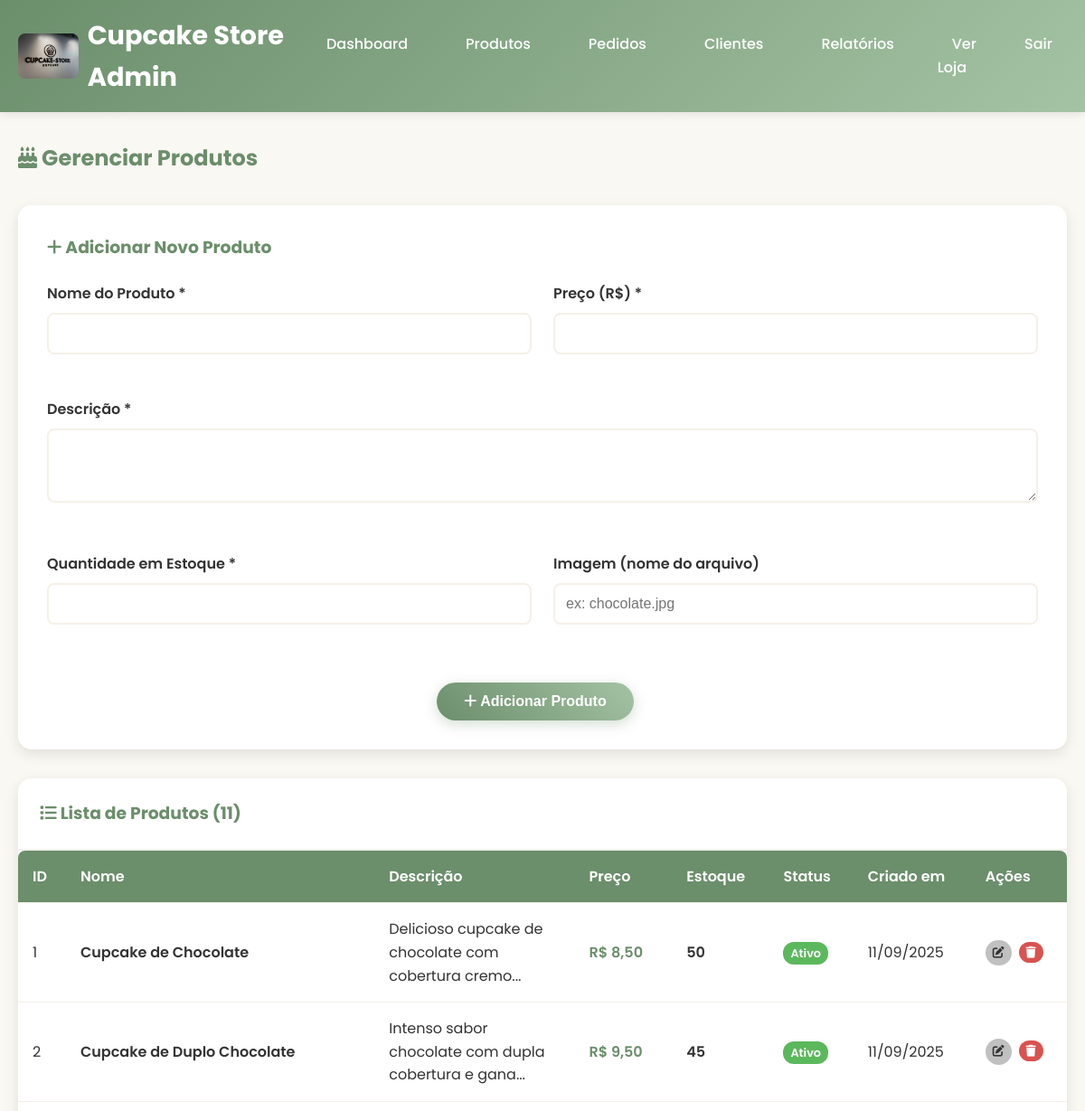
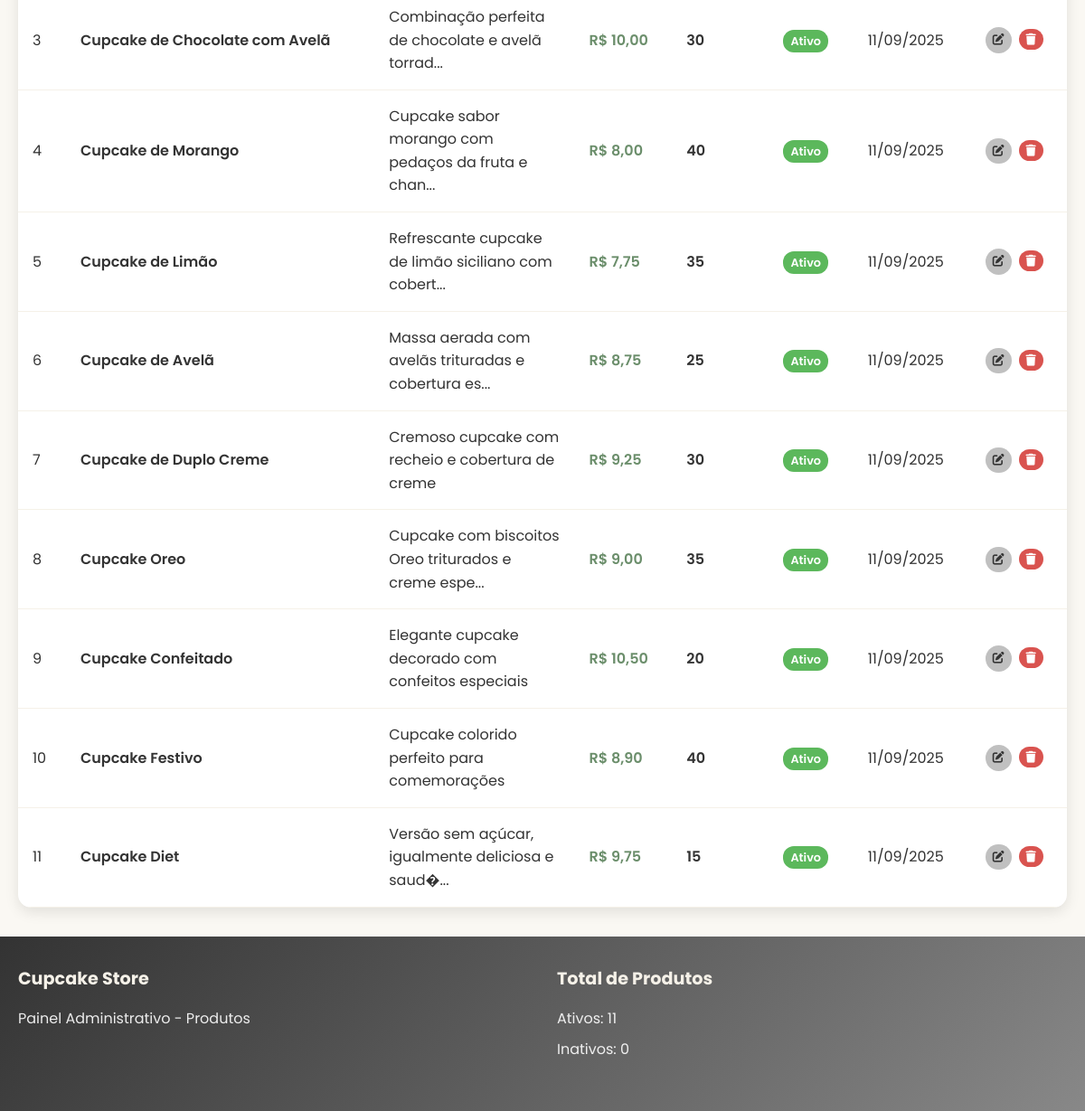
/admin/products.php (signed in), run on the app's committed database (2 pictures, top to bottom).
### tables this page shows
CREATE TABLE products (
    id INT PRIMARY KEY AUTO_INCREMENT,
    name VARCHAR(255) NOT NULL,
    description TEXT NOT NULL,
    price DECIMAL(10,2) NOT NULL,
    image VARCHAR(255) NOT NULL,
    stock_quantity INT NOT NULL DEFAULT 0,
    category VARCHAR(100) DEFAULT 'cupcake',
    is_active BOOLEAN DEFAULT TRUE,
    created_at TIMESTAMP DEFAULT CURRENT_TIMESTAMP,
    updated_at TIMESTAMP DEFAULT CURRENT_TIMESTAMP ON UPDATE CURRENT_TIMESTAMP
);

### config/database.php (called while the page is built, shortened)
<?php
try {
    $pdo = new PDO("mysql:host=" . DB_HOST . ";dbname=" . DB_NAME, DB_USER, DB_PASS);
    $pdo->setAttribute(PDO::ATTR_ERRMODE, PDO::ERRMODE_EXCEPTION);
    $pdo->setAttribute(PDO::ATTR_DEFAULT_FETCH_MODE, PDO::FETCH_ASSOC);
} catch(PDOException $e) {
    die("Erro na conexão: " . $e->getMessage());
}
function executeQuery($query, $params = []) {
    global $pdo;
    try {
        $stmt = $pdo->prepare($query);
        $stmt->execute($params);
        return $stmt;
    } catch(PDOException $e) {
        throw new Exception("Erro na query: " . $e->getMessage());
    }
}
function fetchData($query, $params = []) {
    $stmt = executeQuery($query, $params);
    return $stmt->fetchAll();
}
?>

### admin/products.php (the view, shortened to what this page needs)
<?php
include_once '../config/database.php';
try {
    $products = fetchData("SELECT * FROM products ORDER BY created_at DESC");
    $editProduct = null;
} catch (Exception $e) {
    $products = [];
    $editProduct = null;
}
?>
<!DOCTYPE html>
<html lang="pt-BR">
<head>
    <link rel="stylesheet" href="../assets/css/style.css">
    <link rel="stylesheet" href="https://cdnjs.cloudflare.com/ajax/libs/font-awesome/6.0.0/css/all.min.css">
</head>
<body>
    <header class="header">
        <div class="container">
            <div class="nav">
                <div class="logo">
                    <a href="dashboard.php" style="color: white; text-decoration: none; display: flex; align-items: center;">
                        <img src="../assets/img/logo/logo_cupcake-store.jpg" alt="Cupcake Store" style="height: 50px; margin-right: 10px; border-radius: 8px;">
                        <h1 style="margin: 0;">Cupcake Store Admin</h1>
                    </a>
                </div>
                <nav class="nav-menu">
                    <ul>
                        <li><a href="dashboard.php">Dashboard</a></li>
                        <li><a href="products.php">Produtos</a></li>
                        <li><a href="orders.php">Pedidos</a></li>
                        <li><a href="customers.php">Clientes</a></li>
                        <li><a href="reports.php">Relatórios</a></li>
                        <li><a href="../index.php">Ver Loja</a></li>
                        <li><a href="../actions/logout.php">Sair</a></li>
                    </ul>
                </nav>
            </div>
        </div>
    </header>
    <section style="padding: 2rem 0; background-color: var(--light-beige); min-height: 100vh;">
        <div class="container">
            <h2 style="color: var(--primary-green); margin-bottom: 2rem;">
                <i class="fas fa-birthday-cake"></i> Gerenciar Produtos
            </h2>
            <div style="background: var(--white); padding: 2rem; border-radius: 15px; box-shadow: 0 5px 15px var(--shadow); margin-bottom: 2rem;">
                <h3 style="color: var(--primary-green); margin-bottom: 1.5rem;">
                    <i class="fas fa-<?php echo $editProduct ? 'edit' : 'plus'; ?>"></i>
                    <?php echo $editProduct ? 'Editar Produto' : 'Adicionar Novo Produto'; ?>
                </h3>
                <form method="POST" style="display: grid; grid-template-columns: 1fr 1fr; gap: 1.5rem;">
                    <div class="form-group">
                        <label for="name">Nome do Produto *</label>
                        <input type="text" id="name" name="name" required
                               value="<?php echo $editProduct ? htmlspecialchars($editProduct['name']) : ''; ?>">
                    </div>
                    <div class="form-group">
                        <label for="price">Preço (R$) *</label>
                        <input type="number" id="price" name="price" step="0.01" min="0" required
                               value="<?php echo $editProduct ? $editProduct['price'] : ''; ?>">
                    </div>
                    <div class="form-group" style="grid-column: 1 / -1;">
                        <label for="description">Descrição *</label>
                        <textarea id="description" name="description" rows="3" required><?php echo $editProduct ? htmlspecialchars($editProduct['description']) : ''; ?></textarea>
                    </div>
                    <div class="form-group">
                        <label for="stock_quantity">Quantidade em Estoque *</label>
                        <input type="number" id="stock_quantity" name="stock_quantity" min="0" required
                               value="<?php echo $editProduct ? $editProduct['stock_quantity'] : ''; ?>">
                    </div>
                    <div class="form-group">
                        <label for="image">Imagem (nome do arquivo)</label>
                        <input type="text" id="image" name="image" placeholder="ex: chocolate.jpg"
                               value="<?php echo $editProduct ? htmlspecialchars($editProduct['image']) : ''; ?>">
                    </div>
                    <div style="grid-column: 1 / -1; text-align: center; margin-top: 1rem;">
                        <button type="submit" name="<?php echo $editProduct ? 'update_product' : 'add_product'; ?>"
                                class="btn btn-primary" style="margin-right: 1rem;">
                            <i class="fas fa-<?php echo $editProduct ? 'save' : 'plus'; ?>"></i>
                            <?php echo $editProduct ? 'Atualizar Produto' : 'Adicionar Produto'; ?>
                        </button>
                    </div>
                </form>
            </div>
            <div style="background: var(--white); border-radius: 15px; box-shadow: 0 5px 15px var(--shadow); overflow: hidden;">
                <div style="padding: 1.5rem; border-bottom: 2px solid var(--beige);">
                    <h3 style="color: var(--primary-green);">
                        <i class="fas fa-list"></i> Lista de Produtos (<?php echo count($products); ?>)
                    </h3>
                </div>
                <?php if (empty($products)): ?>
                    <div style="text-align: center; padding: 3rem; color: var(--text-light);">
                        <i class="fas fa-box-open" style="font-size: 3rem; margin-bottom: 1rem;"></i>
                        <p>Nenhum produto cadastrado ainda</p>
                    </div>
                <?php else: ?>
                    <div style="overflow-x: auto;">
                        <table class="table">
                            <thead>
                                <tr>
                                    <th>ID</th>
                                    <th>Nome</th>
                                    <th>Descrição</th>
                                    <th>Preço</th>
                                    <th>Estoque</th>
                                    <th>Status</th>
                                    <th>Criado em</th>
                                    <th>Ações</th>
                                </tr>
                            </thead>
                            <tbody>
                                <?php foreach ($products as $product): ?>
                                    <tr style="<?php echo !$product['is_active'] ? 'opacity: 0.6;' : ''; ?>">
                                        <td><?php echo $product['id']; ?></td>
                                        <td style="font-weight: 600;"><?php echo htmlspecialchars($product['name']); ?></td>
                                        <td style="max-width: 200px; overflow: hidden; text-overflow: ellipsis;">
                                            <?php echo htmlspecialchars(substr($product['description'], 0, 50)) . (strlen($product['description']) > 50 ? '...' : ''); ?>
                                        </td>
                                        <td style="font-weight: 600; color: var(--primary-green);">
                                            R$ <?php echo number_format($product['price'], 2, ',', '.'); ?>
                                        </td>
                                        <td>
                                            <span style="color: <?php echo $product['stock_quantity'] <= 5 ? 'var(--danger)' : 'var(--text-dark)'; ?>; font-weight: 600;">
                                                <?php echo $product['stock_quantity']; ?>
                                            </span>
                                        </td>
                                        <td>
                                            <span style="padding: 0.25rem 0.5rem; border-radius: 12px; font-size: 0.8rem; font-weight: 600; color: white; background-color: <?php echo $product['is_active'] ? 'var(--success)' : 'var(--danger)'; ?>;">
                                                <?php echo $product['is_active'] ? 'Ativo' : 'Inativo'; ?>
                                            </span>
                                        </td>
                                        <td><?php echo date('d/m/Y', strtotime($product['created_at'])); ?></td>
                                        <td>
                                            <div style="display: flex; gap: 0.5rem;">
                                                <a href="products.php?edit=<?php echo $product['id']; ?>"
                                                   class="btn btn-secondary" style="padding: 0.25rem 0.5rem; font-size: 0.8rem;">
                                                    <i class="fas fa-edit"></i>
                                                </a>
                                                <?php if ($product['is_active']): ?>
                                                    <form method="POST" style="display: inline;"
                                                          onsubmit="return confirm('Tem certeza que deseja remover este produto?')">
                                                        <button type="submit" name="delete_product"
                                                                class="btn btn-danger" style="padding: 0.25rem 0.5rem; font-size: 0.8rem;">
                                                            <i class="fas fa-trash"></i>
                                                        </button>
                                                    </form>
                                                <?php endif; ?>
                                            </div>
                                        </td>
                                    </tr>
                                <?php endforeach; ?>
                            </tbody>
                        </table>
                    </div>
                <?php endif; ?>
            </div>
        </div>
    </section>
    <footer class="footer">
        <div class="container">
            <div class="footer-content">
                <div class="footer-section">
                    <h3>Cupcake Store</h3>
                    <p>Painel Administrativo - Produtos</p>
                </div>
                <div class="footer-section">
                    <h3>Total de Produtos</h3>
                    <p>Ativos: <?php echo count(array_filter($products, function($p) { return $p['is_active']; })); ?></p>
                    <p>Inativos: <?php echo count(array_filter($products, function($p) { return !$p['is_active']; })); ?></p>
                </div>
            </div>
        </div>
    </footer>
</body>
</html>

### assets/css/style.css (style rules this page uses)
* { margin: 0; padding: 0; box-sizing: border-box; }
:root { --primary-green: #6B8E6B; --light-green: #A4C3A4; --beige: #F5F1E8; --light-beige: #FAF8F3; --silver-gray: #C0C0C0; --dark-gray: #888888; --white: #FFFFFF; --text-dark: #333333; --text-light: #666666; --success: #5cb85c; --warning: #f0ad4e; --danger: #d9534f; --shadow: rgba(0, 0, 0, 0.1); }
body { font-family: 'Poppins', sans-serif; line-height: 1.6; color: var(--text-dark); background-color: var(--light-beige); }
.container { max-width: 1200px; margin: 0 auto; padding: 0 20px; }
.header { background: linear-gradient(135deg, var(--primary-green), var(--light-green)); box-shadow: 0 2px 10px var(--shadow); position: sticky; top: 0; z-index: 1000; }
.nav { display: flex; justify-content: space-between; align-items: center; padding: 1rem 0; }
.logo h1 { color: var(--white); font-size: 1.8rem; font-weight: 700; }
.nav-menu ul { display: flex; list-style: none; gap: 2rem; }
.nav-menu a { color: var(--white); text-decoration: none; font-weight: 500; transition: color 0.3s ease; padding: 0.5rem 1rem; border-radius: 5px; }
.btn { display: inline-block; padding: 12px 30px; border: none; border-radius: 25px; text-decoration: none; font-weight: 600; text-align: center; cursor: pointer; transition: all 0.3s ease; font-size: 1rem; }
.btn-primary { background: linear-gradient(45deg, var(--primary-green), var(--light-green)); color: var(--white); box-shadow: 0 4px 15px rgba(107, 142, 107, 0.3); }
.btn-secondary { background-color: var(--silver-gray); color: var(--text-dark); }
.btn-danger { background-color: var(--danger); color: var(--white); }
.form-group { margin-bottom: 1.5rem; }
.form-group label { display: block; margin-bottom: 0.5rem; font-weight: 600; color: var(--text-dark); }
.form-group input, .form-group select, .form-group textarea { width: 100%; padding: 0.75rem; border: 2px solid var(--beige); border-radius: 8px; font-size: 1rem; transition: border-color 0.3s ease; }
.footer { background: linear-gradient(135deg, var(--text-dark), var(--dark-gray)); color: var(--white); padding: 2rem 0 1rem; }
.footer-content { display: grid; grid-template-columns: repeat(auto-fit, minmax(250px, 1fr)); gap: 2rem; margin-bottom: 2rem; }
.footer-section h3 { color: var(--beige); margin-bottom: 1rem; font-size: 1.2rem; }
.footer-section p { margin-bottom: 0.5rem; opacity: 0.9; }
.table { width: 100%; border-collapse: collapse; background-color: var(--white); border-radius: 8px; overflow: hidden; box-shadow: 0 5px 15px var(--shadow); }
.table th, .table td { padding: 1rem; text-align: left; border-bottom: 1px solid var(--beige); }
.table th { background-color: var(--primary-green); color: var(--white); font-weight: 600; }

### data on the page
products: id "1", name "Cupcake de Chocolate", description "Delicioso cupcake de chocolate com cobertura cremo", price "8,50", stock_quantity "50", is_active "Ativo", created_at "11/09/2025"
products: id "2", name "Cupcake de Duplo Chocolate", description "Intenso sabor chocolate com dupla cobertura e gana", price "9,50", stock_quantity "45", is_active "Ativo", created_at "11/09/2025"
products: id "3", name "Cupcake de Chocolate com Avelã", description "Combinação perfeita de chocolate e avelã torrad", price "10,00", stock_quantity "30", is_active "Ativo", created_at "11/09/2025"
products: id "4", name "Cupcake de Morango", description "Cupcake sabor morango com pedaços da fruta e chan", price "8,00", stock_quantity "40", is_active "Ativo", created_at "11/09/2025"
products: id "5", name "Cupcake de Limão", description "Refrescante cupcake de limão siciliano com cobert", price "7,75", stock_quantity "35", is_active "Ativo", created_at "11/09/2025"
products: id "6", name "Cupcake de Avelã", description "Massa aerada com avelãs trituradas e cobertura es", price "8,75", stock_quantity "25", is_active "Ativo", created_at "11/09/2025"
products: id "7", name "Cupcake de Duplo Creme", description "Cremoso cupcake com recheio e cobertura de creme", price "9,25", stock_quantity "30", is_active "Ativo", created_at "11/09/2025"
products: id "8", name "Cupcake Oreo", description "Cupcake com biscoitos Oreo triturados e creme espe", price "9,00", stock_quantity "35", is_active "Ativo", created_at "11/09/2025"
products: id "9", name "Cupcake Confeitado", description "Elegante cupcake decorado com confeitos especiais", price "10,50", stock_quantity "20", is_active "Ativo", created_at "11/09/2025"
products: id "10", name "Cupcake Festivo", description "Cupcake colorido perfeito para comemorações", price "8,90", stock_quantity "40", is_active "Ativo", created_at "11/09/2025"
products: id "11", name "Cupcake Diet", description "Versão sem açúcar, igualmente deliciosa e saud�", price "9,75", stock_quantity "15", is_active "Ativo", created_at "11/09/2025"

### other printed values
count($products) "11"
